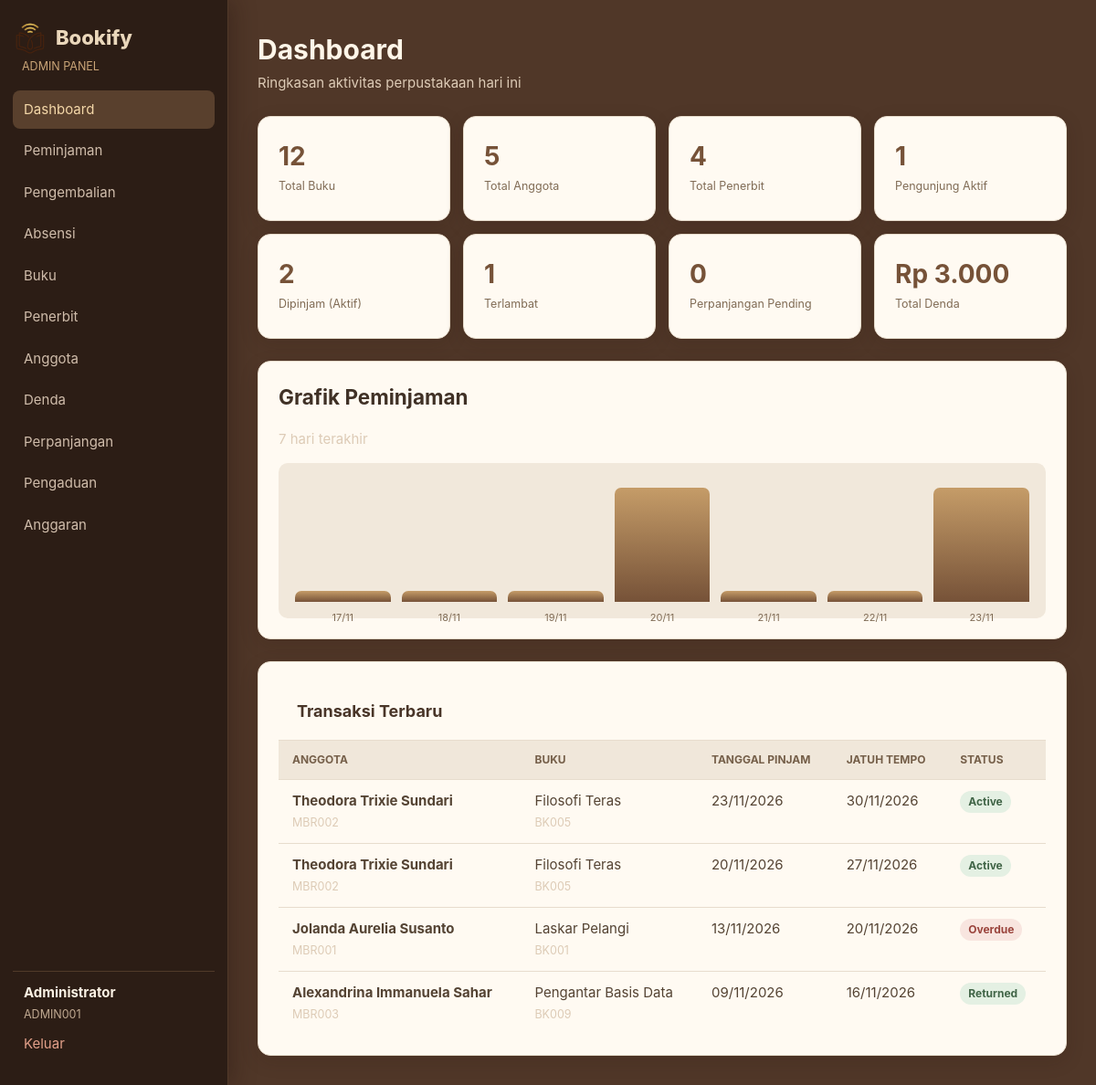
Page /admin/dashboard.php (signed in) on the committed database.
### tables this page shows
CREATE TABLE borrowings (
    id INTEGER PRIMARY KEY AUTOINCREMENT, user_id INTEGER NOT NULL, book_id INTEGER NOT NULL,
    borrowed_at TEXT NOT NULL DEFAULT CURRENT_TIMESTAMP, due_date TEXT NOT NULL, returned_at TEXT,
    status TEXT NOT NULL DEFAULT 'active', renew_count INTEGER NOT NULL DEFAULT 0,
    created_at TEXT NOT NULL DEFAULT CURRENT_TIMESTAMP, updated_at TEXT NOT NULL DEFAULT CURRENT_TIMESTAMP,
    FOREIGN KEY (user_id) REFERENCES users(id), FOREIGN KEY (book_id) REFERENCES books(id)
);

CREATE TABLE users (
    id INTEGER PRIMARY KEY AUTOINCREMENT, member_id TEXT NOT NULL UNIQUE, name TEXT NOT NULL,
    email TEXT NOT NULL UNIQUE, phone TEXT, gender TEXT, address TEXT, password TEXT NOT NULL,
    role TEXT NOT NULL DEFAULT 'member', status TEXT NOT NULL DEFAULT 'active',
    created_at TEXT NOT NULL DEFAULT CURRENT_TIMESTAMP, updated_at TEXT NOT NULL DEFAULT CURRENT_TIMESTAMP
);

CREATE TABLE books (
    id INTEGER PRIMARY KEY AUTOINCREMENT, book_id TEXT NOT NULL UNIQUE, title TEXT NOT NULL, author TEXT NOT NULL,
    year INTEGER, pages INTEGER, genre TEXT, stock INTEGER NOT NULL DEFAULT 1, available INTEGER NOT NULL DEFAULT 1,
    cover_url TEXT, publisher_id INTEGER, created_at TEXT NOT NULL DEFAULT CURRENT_TIMESTAMP,
    updated_at TEXT NOT NULL DEFAULT CURRENT_TIMESTAMP,
    FOREIGN KEY (publisher_id) REFERENCES publishers(id) ON DELETE SET NULL
);

### admin/dashboard.php (the view, shortened to what this page needs)
<?php
require_once __DIR__ . '/../includes/layout.php';
$stats = [
    ['Total Buku', count_of('books'), '#818cf8'], ['Total Anggota', count_of('users', "role='member'"), '#c084fc'],
    ['Total Penerbit', count_of('publishers'), '#34d399'], ['Pengunjung Aktif', count_of('attendances', 'check_out IS NULL'), '#fbbf24'],
    ['Dipinjam (Aktif)', count_of('borrowings', "status='active'"), '#60a5fa'], ['Terlambat', count_of('borrowings', "status='overdue'"), '#f87171'],
    ['Perpanjangan Pending', count_of('extensions', "status='pending'"), '#fb923c'], ['Total Denda', rupiah((int) (one("SELECT COALESCE(SUM(amount),0) AS amount FROM fines WHERE status='unpaid'")['amount'])), '#f472b6'],
];
$recent = rows('SELECT br.*, u.name, u.member_id, b.title, b.book_id FROM borrowings br JOIN users u ON u.id=br.user_id JOIN books b ON b.id=br.book_id ORDER BY br.borrowed_at DESC LIMIT 5');
$chart=[]; for ($i=6;$i>=0;$i--) { $date=date('Y-m-d', strtotime("-$i days")); $chart[]=['label'=>date('d/m',strtotime($date)), 'total'=>count_of('borrowings','date(borrowed_at)=?',[$date])]; }
?>
<section class="dashboard-stats"><?php foreach ($stats as [$label,$value,$color]): ?><div class="stat"><strong style="color:<?= e($color) ?>"><?= e($value) ?></strong><small><?= e($label) ?></small></div><?php endforeach; ?></section>
<section class="card" style="margin-bottom:24px"><h2 style="margin-top:0">Grafik Peminjaman</h2><p class="muted">7 hari terakhir</p><div class="chart"><?php $max=max(array_column($chart,'total')) ?: 1; foreach ($chart as $day): ?><div class="bar" title="<?= $day['total'] ?> peminjaman" style="height:<?= max(12, ($day['total'] / $max) * 125) ?>px"><span><?= e($day['label']) ?></span></div><?php endforeach; ?></div></section>
<section class="card table-card"><h2>Transaksi Terbaru</h2><table><thead><tr><th>Anggota</th><th>Buku</th><th>Tanggal Pinjam</th><th>Jatuh Tempo</th><th>Status</th></tr></thead><tbody><?php foreach ($recent as $row): ?><tr><td><b><?= e($row['name']) ?></b><br><small class="muted"><?= e($row['member_id']) ?></small></td><td><?= e($row['title']) ?><br><small class="muted"><?= e($row['book_id']) ?></small></td><td><?= date_id($row['borrowed_at']) ?></td><td><?= date_id($row['due_date']) ?></td><td><?= status_badge($row['status']) ?></td></tr><?php endforeach; ?></tbody></table></section>

### includes/bootstrap.php (shortened to what this page needs)
<?php
function e(mixed $value): string
{
    return htmlspecialchars((string) $value, ENT_QUOTES, 'UTF-8');
}
function pdo(): PDO
{
    static $pdo = null;
    if ($pdo instanceof PDO) {
        return $pdo;
    }
    $pdo = new PDO('sqlite:' . DB_FILE);
    $pdo->setAttribute(PDO::ATTR_ERRMODE, PDO::ERRMODE_EXCEPTION);
    $pdo->setAttribute(PDO::ATTR_DEFAULT_FETCH_MODE, PDO::FETCH_ASSOC);
    $pdo->exec('PRAGMA foreign_keys = ON');
    return $pdo;
}
function rows(string $query, array $params = []): array
{
    $statement = pdo()->prepare($query);
    $statement->execute($params);
    return $statement->fetchAll();
}
function one(string $query, array $params = []): ?array
{
    $statement = pdo()->prepare($query);
    $statement->execute($params);
    $result = $statement->fetch();
    return $result ?: null;
}
function count_of(string $table, string $where = '1=1', array $params = []): int
{
    return (int) one("SELECT COUNT(*) AS amount FROM {$table} WHERE {$where}", $params)['amount'];
}
function status_badge(string $status): string
{
    return '<span class="badge badge-' . e($status) . '">' . e(ucfirst($status)) . '</span>';
}
function date_id(?string $value, bool $withTime = false): string
{
    $time = strtotime($value);
    return date($withTime ? 'd/m/Y H:i' : 'd/m/Y', $time);
}

### rows in the picture
borrowings: user.name "Theodora Trixie Sundari", user.member_id "MBR002", book.title "Filosofi Teras", book.book_id "BK005", borrowed_at "23/11/2026", due_date "30/11/2026", status "Active"
borrowings: user.name "Theodora Trixie Sundari", user.member_id "MBR002", book.title "Filosofi Teras", book.book_id "BK005", borrowed_at "20/11/2026", due_date "27/11/2026", status "Active"
borrowings: user.name "Jolanda Aurelia Susanto", user.member_id "MBR001", book.title "Laskar Pelangi", book.book_id "BK001", borrowed_at "13/11/2026", due_date "20/11/2026", status "Overdue"
borrowings: user.name "Alexandrina Immanuela Sahar", user.member_id "MBR003", book.title "Pengantar Basis Data", book.book_id "BK009", borrowed_at "09/11/2026", due_date "16/11/2026", status "Returned"

### other values in the picture
$label "Dashboard"
$label "Peminjaman"
$label "Pengembalian"
$label "Absensi"
$label "Buku"
$label "Penerbit"
$label "Anggota"
$label "Denda"
$label "Perpanjangan"
$label "Pengaduan"
$label "Anggaran"
$user['name'] "Administrator"
$user['member_id'] "ADMIN001"
$title "Dashboard"
$subtitle "Ringkasan aktivitas perpustakaan hari ini"
